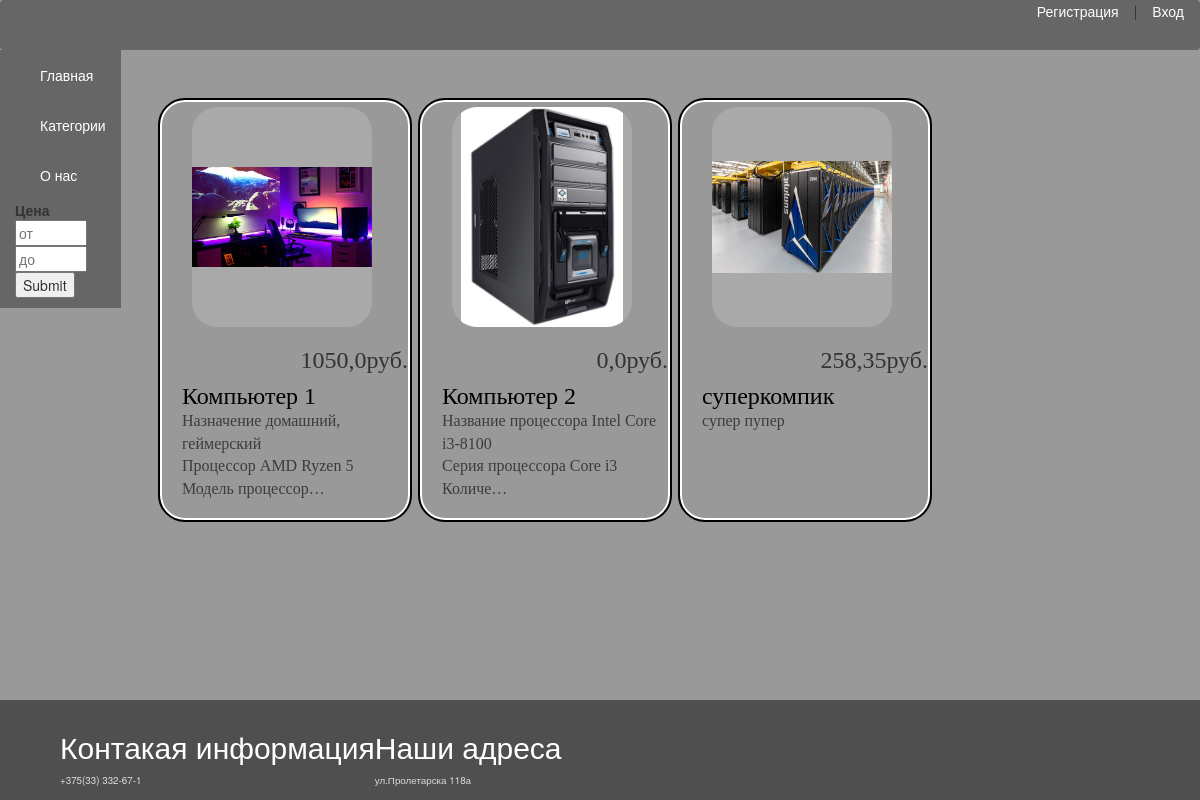
The app's page /category/kompyutery/, older data.
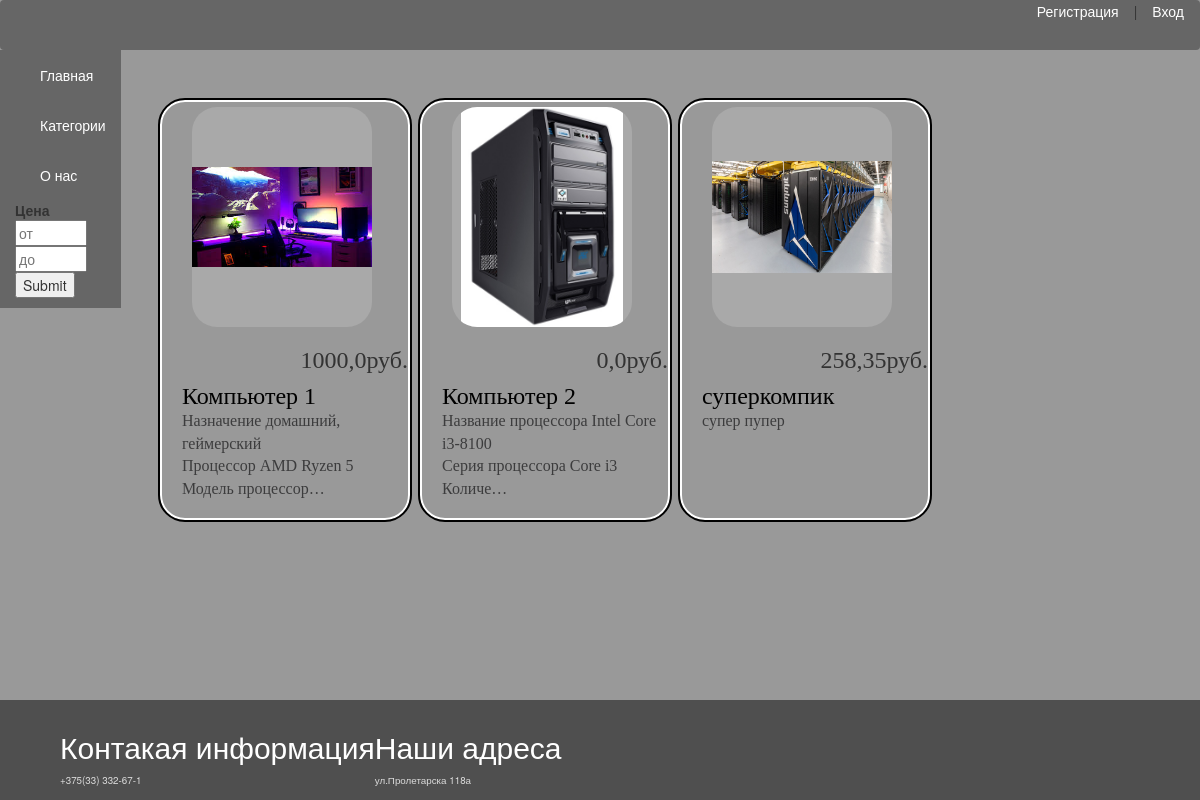
The same page, newer data.
### drugs/models.py (models this page shows, shortened)
class Drugs(models.Model):
    name = models.CharField(max_length=240)
    description = models.TextField()
    img = models.ImageField()
    prise = models.FloatField()
    category=models.ForeignKey('Category', on_delete=models.PROTECT, null=True, verbose_name="Категории")
    def get_absolute_url(self):
        return reverse('drugs', kwargs={'drug':self.pk})

### drugs/views.py (the view)
# urls.py: path('category/<slug:category_slug>/',SorttCategory.as_view(), name='category'),
class SorttCategory(ListView):
    model = Drugs
    template_name = 'drugs/drug_catalog.html'
    context_object_name = 'model'
    def get_queryset(self):
        return Drugs.objects.filter(category__slug=self.kwargs['category_slug']).select_related('category')

### drugs/models.py (called while the page is built)
    def get_absolute_url(self):
        return reverse('category', kwargs={'category_slug':self.slug})

### drugs/templatetags/drug_tags.py (called while the page is built)
@register.inclusion_tag('drugs/list_categories.html')
def show_categories():
    category = Category.objects.all()
    return {'category': category}

### drugs/templates/drugs/drug_catalog.html (shortened to what this page needs)
{% extends 'drugs/base.html' %}
{% block content %}
<div class="maintable">
    {% for i in model %}
            <div class="window">
            <div class="imagi">
                <div class="photo">
                    <a  href="{{i.get_absolute_url}}">
                        {% if i.img %}
                            <img  src="{{i.img.url}}" onerror="this.src='https://www.ixbt.com/img/x780x600/n1/news/2021/10/2/22459ff25f8eff76bddf34124cc2c85b16f4cd4a_large.jpg'" alt=" привет" class="imgmain" >
                        {% endif %}
                    </a>
                </div>
                <div>
                    <h1 >
                        <div class="prise">
                            <p>{{i.prise}}руб.</p>
                        </div>
                        <a  href="{{i.get_absolute_url}}">{{i.name}}</a>
                    </h1>
                </div >
                <div class="descr">
                    {% autoescape on %}
                        <p >{{i.description|linebreaks|truncatechars:80}}</p>
                    {% endautoescape %}
                </div>
            </div>
            </div>
    {% endfor %}
</div>
{% endblock %}

### drugs/templates/drugs/base.html (shortened to what this page needs)
<!DOCTYPE html>
<html lang="en" xmlns="http://www.w3.org/1999/html">
<head>
    {% load static %}
    {% load drug_tags %}
    {% load bootstrap3 %}
    {% bootstrap_css %}
    <link rel="stylesheet" type="text/css" href="{% static 'drugs/css/style.css' %}"/>
</head>
<body>
<ul class="navbar">
    {% if request.user.is_authenticated %}
        <p class="autor">{{user.username}} |<a href="{% url 'logout'%}">Выход</a></p>
    {% else %}
        <p class="autor"><a href="{% url 'register'%}">Регистрация</a>|<a href="{% url 'login'%}">Вход</a></p>
    {% endif %}
</ul>
<ul class="leftmenu">
  <li><a href="{%url 'drug'%}">Главная</a></li>
  <li><a href="#">Категории</a>
  </li>
  <li><a href="#">О нас</a></li>
     <form method="post" class="fromprise" >
        <p><b>Цена</b><br>
            <input type="number" placeholder="от" min="0" max="9000" value="from">
            <input type="number" placeholder="до" min="0" max="9000">
            <input type = "submit" action = "from">
        </p>
 </form>
</ul>
{% block content %}
{% endblock %}
<div class="foot">
    <table class="pip">
        <tr>
            <td>
                <h1>Контакая информация</h1>
                <p> +375(33) 332-67-1</p>
            </td>
            <td>
                <h1> Наши адреса </h1>
                <p> ул.Пролетарска 118а </p>
            </td>
        </tr>
    </table>
</div>
</body>
</html>

### drugs/static/drugs/css/style.css (style rules this page uses)
.navbar, #navbar ul { margin: 0; padding: 0; list-style-type: none; }
.navbar { height: 30px; background-color: #666; padding-left: 25px; min-width: 0; }
.leftmenu { background-color: #666; padding-left: 25px; min-width: 0; position: absolute; }
.leftmenu li { padding: 15px; display: block; }
.leftmenu a { color: white; text-decoration: none; }
body { background-color: #999999; }
.imgmain { width: 180px; height: 220px; object-fit: contain; border-radius: 25px; }
table { margin-left: 50px; }
.foot { position: fixed; left: 0; bottom: 0; padding: 10px; background-color: #4f4f4f; width: 100%; height: 100px; }
.foot td { margin-left: 50px; }
.foot p { font-size: 70%; color: gainsboro; }
.autor a { color: white; font-size: 100%; display: inline; right: 0; padding: 15px; width: 100px; text-decoration: none; position: relative; }
.pip h1 { color: white; font-size: 30px; }
.autor { float: right; display: inline; right: 0; font-size: 100%; }
.window { margin-left: 10px; float: left; height: 420px; width: 250px; outline: 2px solid #000; border: 2px solid #fff; border-radius: 25px; margin-bottom: 10px; }
.maintable { position: static; margin-left: 150px; margin-top: 50px; }
.imagi { margin-left: 20px; }
.descr { margin-top: -10px; width: 220px; height: 250px; color: #3c3c3d; font-family: Yandex Sans Display Light; font-size: 16px; }
.imagi a { text-decoration: none; color: black; }
.imagi h1 { font-family: Yandex Sans Display Light; font-size: 24px; }
.prise { padding: 5px 5px -5px -5px; text-align: right; text-decoration: black; }
.photo { margin-top: 5px; width: 180px; height: 220px; background-color: darkgray; margin-left: 10px; border-radius: 25px; }
.fromprise { margin-left: -10px; width: 20px; }

Row changes from the older to the newer data that the page shows:
changed Drugs "Компьютер 1": prise "1050,0" → "1000,0"
